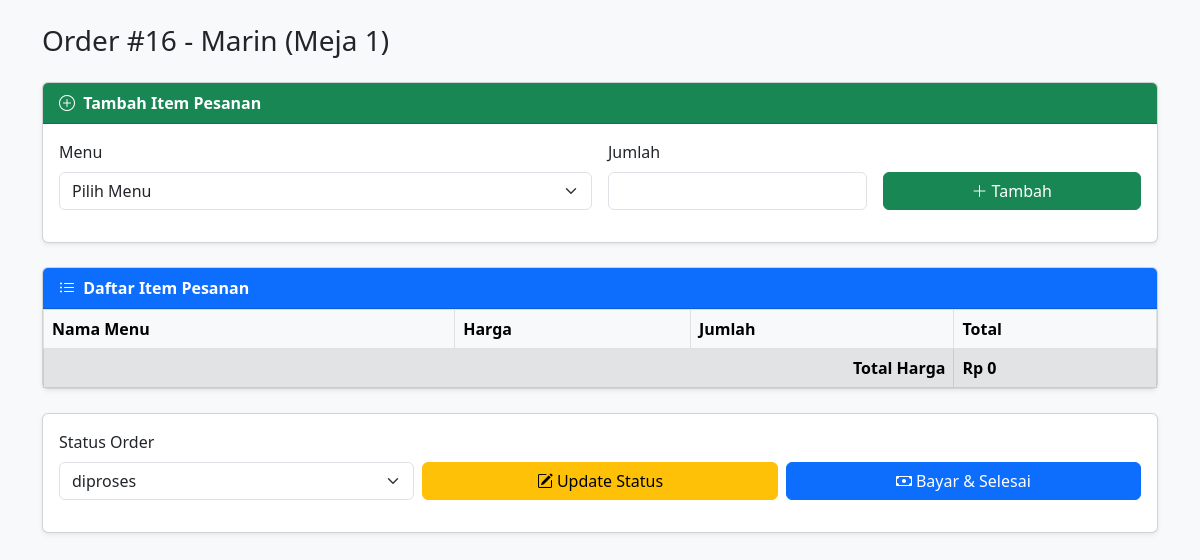
Before: /order_item.php?id=16 with the older database file.
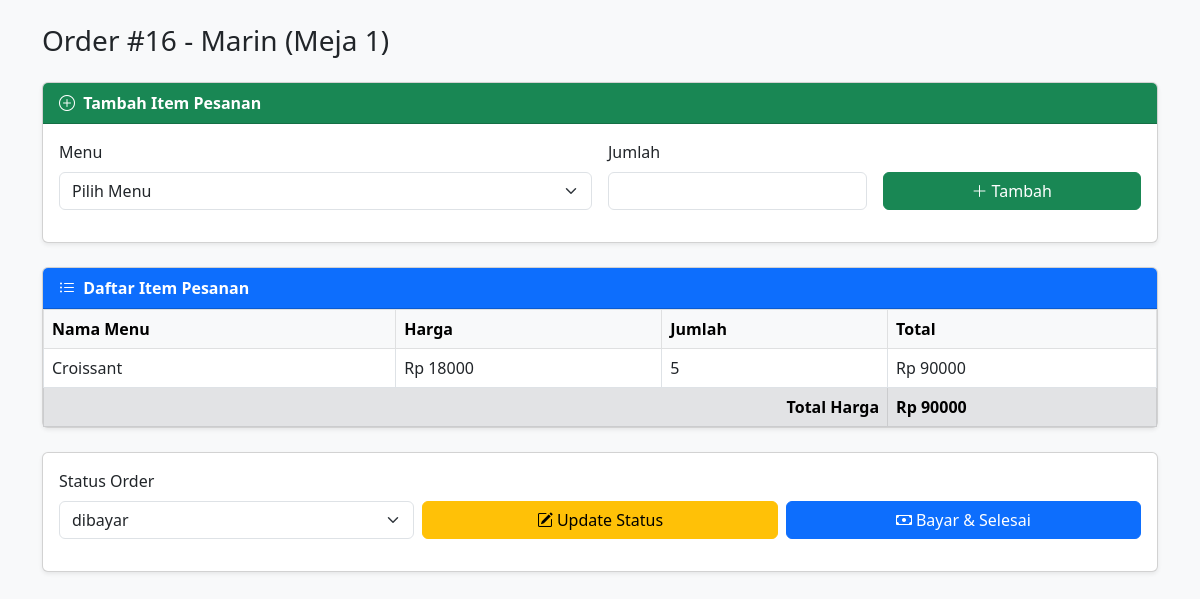
After: the same page with the newer database file.
### tables this page shows
CREATE TABLE `tb_order` (
  `id_order` int(10) NOT NULL,
  `kode_order` varchar(200) DEFAULT NULL,
  `pelanggan` varchar(200) DEFAULT NULL,
  `meja` int(10) DEFAULT NULL,
  `pelayan` int(10) DEFAULT NULL,
  `status` varchar(50) DEFAULT NULL,
  `waktu_order` timestamp NULL DEFAULT NULL,
  `catatan` text DEFAULT NULL
);

CREATE TABLE `tb_list_order` (
  `id_list_order` int(10) NOT NULL,
  `menu` int(10) DEFAULT NULL,
  `order` int(10) DEFAULT NULL,
  `jumlah` int(10) DEFAULT NULL
);

CREATE TABLE `tb_daftar_menu` (
  `id` int(10) NOT NULL,
  `foto` varchar(200) DEFAULT NULL,
  `nama_menu` varchar(200) DEFAULT NULL,
  `keterangan` varchar(200) DEFAULT NULL,
  `kategori` int(10) DEFAULT NULL,
  `harga` varchar(50) DEFAULT NULL,
  `stok` varchar(50) DEFAULT NULL
);

### order_item.php (the view, shortened to what this page needs)
<link href="https://cdn.jsdelivr.net/npm/bootstrap@5.3.3/dist/css/bootstrap.min.css" rel="stylesheet">
<link href="https://cdn.jsdelivr.net/npm/bootstrap-icons@1.10.5/font/bootstrap-icons.css" rel="stylesheet">
<?php
include "proses/connect.php";
$id_order = $_GET['id'];
$order_query = mysqli_query($conn, "SELECT * FROM tb_order WHERE id_order = '$id_order'");
$order = mysqli_fetch_assoc($order_query);
$item_query = mysqli_query($conn, "
  SELECT tb_list_order.*, tb_daftar_menu.nama_menu, tb_daftar_menu.harga
  FROM tb_list_order
  LEFT JOIN tb_daftar_menu ON tb_list_order.menu = tb_daftar_menu.id
  WHERE tb_list_order.order = '$id_order'
");
$items = [];
while ($item = mysqli_fetch_assoc($item_query)) {
  $items[] = $item;
}
?>
<!DOCTYPE html>
<html lang="en">
<head>
  <link href="https://cdn.jsdelivr.net/npm/bootstrap@5.3.0/dist/css/bootstrap.min.css" rel="stylesheet">
  <link href="https://cdn.jsdelivr.net/npm/bootstrap-icons@1.10.5/font/bootstrap-icons.css" rel="stylesheet">
</head>
<body class="bg-light">
  <div class="container py-4">
    <h3 class="mb-4">Order #<?= $id_order ?> - <?= $order['pelanggan'] ?> (Meja <?= $order['meja'] ?>)</h3>
    <div class="card mb-4 shadow-sm">
      <div class="card-header bg-success text-white">
        <strong><i class="bi bi-plus-circle me-1"></i> Tambah Item Pesanan</strong>
      </div>
      <div class="card-body">
        <form action="proses/proses_tambah_item.php" method="POST" class="row g-3">
          <div class="col-md-6">
            <label class="form-label">Menu</label>
            <select name="id_menu" class="form-select" required>
              <option selected disabled>Pilih Menu</option>
            </select>
          </div>
          <div class="col-md-3">
            <label class="form-label">Jumlah</label>
            <input type="number" name="jumlah" class="form-control" required>
          </div>
          <div class="col-md-3 d-flex align-items-end">
            <button type="submit" name="tambah_item_validate" value="123" class="btn btn-success w-100">
              <i class="bi bi-plus-lg me-1"></i>Tambah
            </button>
          </div>
        </form>
      </div>
    </div>
    <div class="card mb-4 shadow-sm">
      <div class="card-header bg-primary text-white">
        <strong><i class="bi bi-list-ul me-1"></i> Daftar Item Pesanan</strong>
      </div>
      <div class="card-body p-0">
        <table class="table table-bordered mb-0">
          <thead class="table-light">
            <tr>
              <th>Nama Menu</th>
              <th>Harga</th>
              <th>Jumlah</th>
              <th>Total</th>
            </tr>
          </thead>
          <tbody>
            <?php
            $total = 0;
            foreach ($items as $item) {
              $sub_total = $item['harga'] * $item['jumlah'];
              $total += $sub_total;
              echo "<tr>
        <td>{$item['nama_menu']}</td>
        <td>Rp {$item['harga']}</td>
        <td>{$item['jumlah']}</td>
        <td>Rp $sub_total</td>
      </tr>";
            }
            ?>
            <tr class="fw-bold table-secondary">
              <td colspan="3" class="text-end">Total Harga</td>
              <td>Rp <?= $total; ?></td>
            </tr>
          </tbody>
        </table>
      </div>
    </div>
    <div class="card mb-4 shadow-sm">
      <div class="card-body">
        <form action="proses/proses_status_bayar.php" method="POST" class="row g-2">
          <div class="col-md-4">
            <label class="form-label">Status Order</label>
            <select name="status" class="form-select">
              <option <?= $order['status'] == "diproses" ? "selected" : ""; ?>>diproses</option>
              <option <?= $order['status'] == "dibayar" ? "selected" : ""; ?>>dibayar</option>
            </select>
          </div>
          <div class="col-md-4 d-flex align-items-end">
            <button type="submit" name="update_status" value="1" class="btn btn-warning w-100">
              <i class="bi bi-pencil-square me-1"></i>Update Status
            </button>
          </div>
          <div class="col-md-4 d-flex align-items-end">
            <button type="submit" name="bayar" value="1" class="btn btn-primary w-100">
              <i class="bi bi-cash me-1"></i>Bayar & Selesai
            </button>
          </div>
        </form>
      </div>
    </div>
  </div>
</body>
</html>

Changed rows visible on the page:
changed tb_order "Marin": status (not shown) → "dibayar"
added tb_list_order: menu.nama_menu "Croissant", menu.harga "18000", jumlah "5", sub_total "90000"
Other visible differences:
$total: "0" → "90000"
form field status: "diproses" → (not shown)
